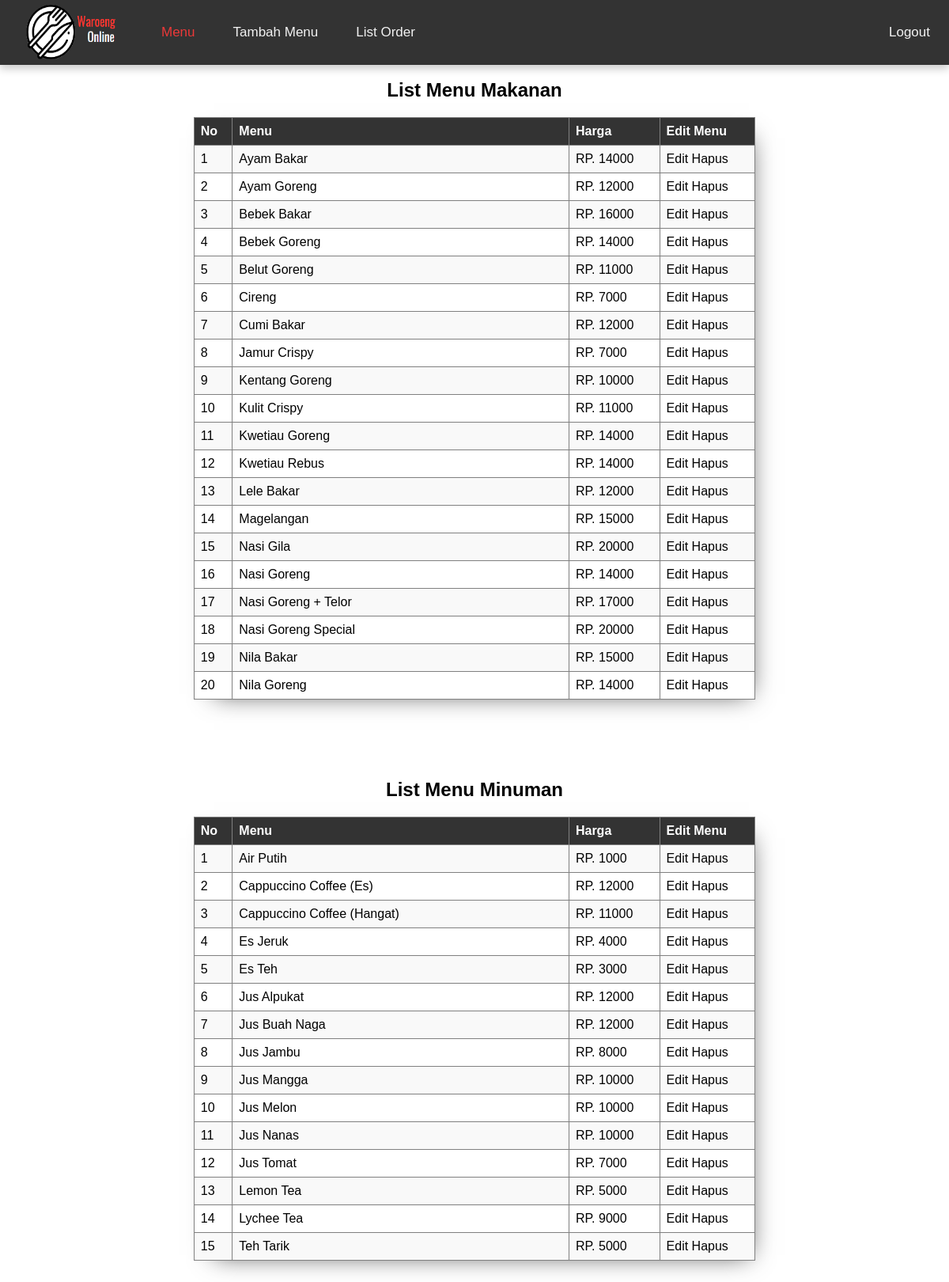
The app's page /admin.php with its own data.
### tables this page shows
CREATE TABLE `makanan` (
  `menu` varchar(50) NOT NULL,
  `harga` bigint(20) NOT NULL
);

CREATE TABLE `minuman` (
  `menu` varchar(50) NOT NULL,
  `harga` bigint(20) NOT NULL
);

### admin.php (the view, shortened to what this page needs)
<!DOCTYPE html>
<html lang="en">
<head>
    <link rel="stylesheet" href="assets/navbar.css">
    <link rel="stylesheet" href="assets/tabel.css">
    <link rel="stylesheet" href="assets/popup.css">
</head>
<body>
    <nav>
        <img src="assets/img/logo.png" alt="Logo">
        <a href="admin.php" class="active">Menu</a>
        <a href="tambah_menu.php">Tambah Menu</a>
        <a href="order.php">List Order</a>
        <a href="logout.php">Logout</a>
    </nav>
    <div>
        <h2 style="margin-top: 100px;" align="center">List Menu Makanan</h2>
        <table border="1" align="center">
            <tr>
                <th>No</th>
                <th id="menu">Menu</th>
                <th>Harga</th>
                <th>Edit Menu</th>
            </tr>
            <?php
            include('koneksi.php');
            $no = 1;
            $data = mysqli_query($koneksi, "select * from makanan");
            while ($d = mysqli_fetch_array($data)) {
            ?>
                <tr>
                    <td><?php echo $no++; ?></td>
                    <td><?php echo $d['menu']; ?></td>
                    <td><?php echo "RP. " . $d['harga']; ?></td>
                    <td>
                        <a class="edit" id="openPopup" data-menu="<?php echo $d['menu']; ?>">Edit</a>
                        <a class="hapus" href="#" onclick="confirmDelete('<?php echo $d['menu']; ?>')">Hapus</a>
                    </td>
                </tr>
            <?php
            }
            ?>
        </table>
    </div>
    <div>
        <h2 style="margin-top: 100px;" align="center">List Menu Minuman</h2>
        <table border="1" align="center">
            <tr>
                <th>No</th>
                <th id="menu">Menu</th>
                <th>Harga</th>
                <th>Edit Menu</th>
            </tr>
            <?php
            include('koneksi.php');
            $no = 1;
            $data = mysqli_query($koneksi, "select * from minuman");
            while ($d = mysqli_fetch_array($data)) {
            ?>
                <tr>
                    <td><?php echo $no++; ?></td>
                    <td><?php echo $d['menu']; ?></td>
                    <td><?php echo "RP. " . $d['harga']; ?></td>
                    <td>
                        <a class="edit" id="openPopup" data-menu="<?php echo $d['menu']; ?>">Edit</a>
                        <a class="hapus" href="#" onclick="confirmDelete('<?php echo $d['menu']; ?>')">Hapus</a>
                    </td>
                </tr>
            <?php
            }
            ?>
        </table>
    </div>
</body>
</html>

### assets/navbar.css (style rules this page uses)
nav { background-color: #333; overflow: hidden; position: fixed; top : 0; left : 0; width: 100%; height: auto; box-shadow: 0 5px 10px rgba(0, 0, 0, 0.2); }
nav a { float: left; display: block; color: #f2f2f2; text-align: center; padding: 31px 24px; text-decoration: none; font-size: 17px; height: 100%; }
nav a.active { color: rgb(235, 57, 57);; }
nav a:last-child { float: right; }
nav img { float: left; margin-top: 2px; margin-right: 30px; margin-left: 30px; margin-bottom: 5px; height: 75px; width: 120px; }

### assets/tabel.css (style rules this page uses)
body { font-family: sans-serif; }
#menu { width: 60%; }
table { border-collapse: collapse; width: 60%; margin-bottom: 100px; box-shadow: 9px 10px 30px -17px rgba(0,0,0,0.75); -webkit-box-shadow: 9px 10px 30px -17px rgba(0,0,0,0.75); -moz-box-shadow: 9px 10px 30px -17px rgba(0,0,0,0.75); }
th, td { padding: 8px; text-align: left; }
th { background-color: #333; color: #fff; }
tr:nth-child(even) { background-color: #f9f9f9; }

### assets/popup.css (style rules this page uses)
#openPopup { cursor: pointer; }

### admin.php (style rules this page uses)
a.edit { color: black; text-decoration: none; }
a.hapus { color: black; text-decoration: none; }

### records on screen
makanan: menu "Ayam Bakar", harga "14000"
makanan: menu "Ayam Goreng", harga "12000"
makanan: menu "Bebek Bakar", harga "16000"
makanan: menu "Bebek Goreng", harga "14000"
makanan: menu "Belut Goreng", harga "11000"
makanan: menu "Cireng", harga "7000"
makanan: menu "Cumi Bakar", harga "12000"
makanan: menu "Jamur Crispy", harga "7000"
makanan: menu "Kentang Goreng", harga "10000"
makanan: menu "Kulit Crispy", harga "11000"
makanan: menu "Kwetiau Goreng", harga "14000"
makanan: menu "Kwetiau Rebus", harga "14000"
makanan: menu "Lele Bakar", harga "12000"
makanan: menu "Magelangan", harga "15000"
makanan: menu "Nasi Gila", harga "20000"
makanan: menu "Nasi Goreng", harga "14000"
makanan: menu "Nasi Goreng + Telor", harga "17000"
makanan: menu "Nasi Goreng Special", harga "20000"
makanan: menu "Nila Bakar", harga "15000"
makanan: menu "Nila Goreng", harga "14000"
minuman: menu "Air Putih", harga "1000"
minuman: menu "Cappuccino Coffee (Es)", harga "12000"
minuman: menu "Cappuccino Coffee (Hangat)", harga "11000"
minuman: menu "Es Jeruk", harga "4000"
minuman: menu "Es Teh", harga "3000"
minuman: menu "Jus Alpukat", harga "12000"
minuman: menu "Jus Buah Naga", harga "12000"
minuman: menu "Jus Jambu", harga "8000"
minuman: menu "Jus Mangga", harga "10000"
minuman: menu "Jus Melon", harga "10000"
minuman: menu "Jus Nanas", harga "10000"
minuman: menu "Jus Tomat", harga "7000"
minuman: menu "Lemon Tea", harga "5000"
minuman: menu "Lychee Tea", harga "9000"
minuman: menu "Teh Tarik", harga "5000"
